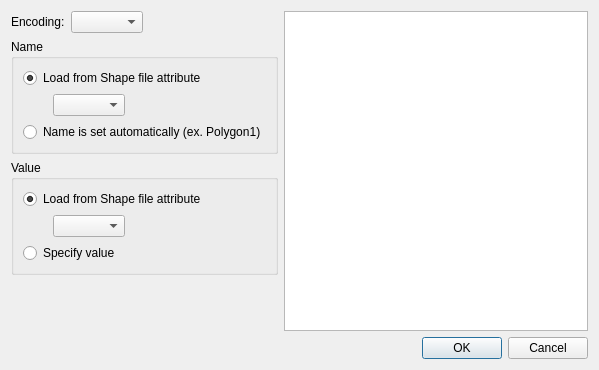
<?xml version="1.0" encoding="UTF-8"?>
<ui version="4.0">
 <class>RawDataPolygonImporterSettingDialog</class>
 <widget class="QDialog" name="RawDataPolygonImporterSettingDialog">
  <property name="geometry">
   <rect>
    <x>0</x>
    <y>0</y>
    <width>599</width>
    <height>370</height>
   </rect>
  </property>
  <property name="windowTitle">
   <string>Polygon Import Setting</string>
  </property>
  <layout class="QVBoxLayout" name="verticalLayout_4">
   <item>
    <layout class="QHBoxLayout" name="horizontalLayout_5" stretch="0,1">
     <item>
      <layout class="QVBoxLayout" name="verticalLayout_3">
       <item>
        <layout class="QHBoxLayout" name="horizontalLayout_2">
         <item>
          <widget class="QLabel" name="encodingLabel">
           <property name="text">
            <string>Encoding:</string>
           </property>
          </widget>
         </item>
         <item>
          <widget class="QComboBox" name="encodingComboBox"/>
         </item>
         <item>
          <spacer name="horizontalSpacer_3">
           <property name="orientation">
            <enum>Qt::Horizontal</enum>
           </property>
           <property name="sizeHint" stdset="0">
            <size>
             <width>40</width>
             <height>20</height>
            </size>
           </property>
          </spacer>
         </item>
        </layout>
       </item>
       <item>
        <widget class="QGroupBox" name="nameGroupBox">
         <property name="title">
          <string>Name</string>
         </property>
         <layout class="QVBoxLayout" name="verticalLayout">
          <item>
           <widget class="QRadioButton" name="nameAttributeRadioButton">
            <property name="text">
             <string>Load from Shape file attribute</string>
            </property>
            <property name="checked">
             <bool>true</bool>
            </property>
           </widget>
          </item>
          <item>
           <layout class="QHBoxLayout" name="horizontalLayout">
            <item>
             <spacer name="horizontalSpacer">
              <property name="orientation">
               <enum>Qt::Horizontal</enum>
              </property>
              <property name="sizeType">
               <enum>QSizePolicy::Fixed</enum>
              </property>
              <property name="sizeHint" stdset="0">
               <size>
                <width>30</width>
                <height>20</height>
               </size>
              </property>
             </spacer>
            </item>
            <item>
             <widget class="QComboBox" name="nameComboBox"/>
            </item>
            <item>
             <spacer name="horizontalSpacer_2">
              <property name="orientation">
               <enum>Qt::Horizontal</enum>
              </property>
              <property name="sizeHint" stdset="0">
               <size>
                <width>40</width>
                <height>20</height>
               </size>
              </property>
             </spacer>
            </item>
           </layout>
          </item>
          <item>
           <widget class="QRadioButton" name="nameAutoRadioButton">
            <property name="text">
             <string>Name is set automatically (ex. Polygon1)</string>
            </property>
           </widget>
          </item>
         </layout>
        </widget>
       </item>
       <item>
        <widget class="QGroupBox" name="valueGroupBox">
         <property name="title">
          <string>Value</string>
         </property>
         <layout class="QVBoxLayout" name="verticalLayout_2">
          <item>
           <widget class="QRadioButton" name="valueAttributeRadioButton">
            <property name="text">
             <string>Load from Shape file attribute</string>
            </property>
            <property name="checked">
             <bool>true</bool>
            </property>
           </widget>
          </item>
          <item>
           <layout class="QHBoxLayout" name="horizontalLayout_3">
            <item>
             <spacer name="horizontalSpacer_4">
              <property name="orientation">
               <enum>Qt::Horizontal</enum>
              </property>
              <property name="sizeType">
               <enum>QSizePolicy::Fixed</enum>
              </property>
              <property name="sizeHint" stdset="0">
               <size>
                <width>30</width>
                <height>20</height>
               </size>
              </property>
             </spacer>
            </item>
            <item>
             <widget class="QComboBox" name="valueComboBox"/>
            </item>
            <item>
             <spacer name="horizontalSpacer_5">
              <property name="orientation">
               <enum>Qt::Horizontal</enum>
              </property>
              <property name="sizeHint" stdset="0">
               <size>
                <width>40</width>
                <height>20</height>
               </size>
              </property>
             </spacer>
            </item>
           </layout>
          </item>
          <item>
           <layout class="QHBoxLayout" name="horizontalLayout_4">
            <item>
             <widget class="QRadioButton" name="valueCustomRadioButton">
              <property name="text">
               <string>Specify value</string>
              </property>
             </widget>
            </item>
            <item>
             <widget class="GridAttributeEditWidgetContainer" name="valueWidget" native="true">
              <property name="enabled">
               <bool>false</bool>
              </property>
             </widget>
            </item>
           </layout>
          </item>
         </layout>
        </widget>
       </item>
       <item>
        <spacer name="verticalSpacer">
         <property name="orientation">
          <enum>Qt::Vertical</enum>
         </property>
         <property name="sizeHint" stdset="0">
          <size>
           <width>20</width>
           <height>17</height>
          </size>
         </property>
        </spacer>
       </item>
      </layout>
     </item>
     <item>
      <widget class="QTableWidget" name="tableWidget">
       <property name="editTriggers">
        <set>QAbstractItemView::NoEditTriggers</set>
       </property>
      </widget>
     </item>
    </layout>
   </item>
   <item>
    <widget class="QDialogButtonBox" name="buttonBox">
     <property name="orientation">
      <enum>Qt::Horizontal</enum>
     </property>
     <property name="standardButtons">
      <set>QDialogButtonBox::Cancel|QDialogButtonBox::Ok</set>
     </property>
    </widget>
   </item>
  </layout>
 </widget>
 <customwidgets>
  <customwidget>
   <class>GridAttributeEditWidgetContainer</class>
   <extends>QWidget</extends>
   <header>guicore/pre/gridcond/base/gridattributeeditwidgetcontainer.h</header>
   <container>1</container>
  </customwidget>
 </customwidgets>
 <resources/>
 <connections>
  <connection>
   <sender>buttonBox</sender>
   <signal>accepted()</signal>
   <receiver>RawDataPolygonImporterSettingDialog</receiver>
   <slot>accept()</slot>
   <hints>
    <hint type="sourcelabel">
     <x>164</x>
     <y>360</y>
    </hint>
    <hint type="destinationlabel">
     <x>157</x>
     <y>274</y>
    </hint>
   </hints>
  </connection>
  <connection>
   <sender>buttonBox</sender>
   <signal>rejected()</signal>
   <receiver>RawDataPolygonImporterSettingDialog</receiver>
   <slot>reject()</slot>
   <hints>
    <hint type="sourcelabel">
     <x>164</x>
     <y>360</y>
    </hint>
    <hint type="destinationlabel">
     <x>286</x>
     <y>274</y>
    </hint>
   </hints>
  </connection>
  <connection>
   <sender>nameAttributeRadioButton</sender>
   <signal>toggled(bool)</signal>
   <receiver>nameComboBox</receiver>
   <slot>setEnabled(bool)</slot>
   <hints>
    <hint type="sourcelabel">
     <x>106</x>
     <y>70</y>
    </hint>
    <hint type="destinationlabel">
     <x>105</x>
     <y>97</y>
    </hint>
   </hints>
  </connection>
  <connection>
   <sender>valueCustomRadioButton</sender>
   <signal>toggled(bool)</signal>
   <receiver>valueWidget</receiver>
   <slot>setEnabled(bool)</slot>
   <hints>
    <hint type="sourcelabel">
     <x>68</x>
     <y>221</y>
    </hint>
    <hint type="destinationlabel">
     <x>243</x>
     <y>224</y>
    </hint>
   </hints>
  </connection>
  <connection>
   <sender>valueAttributeRadioButton</sender>
   <signal>toggled(bool)</signal>
   <receiver>valueComboBox</receiver>
   <slot>setEnabled(bool)</slot>
   <hints>
    <hint type="sourcelabel">
     <x>65</x>
     <y>172</y>
    </hint>
    <hint type="destinationlabel">
     <x>67</x>
     <y>194</y>
    </hint>
   </hints>
  </connection>
 </connections>
</ui>
